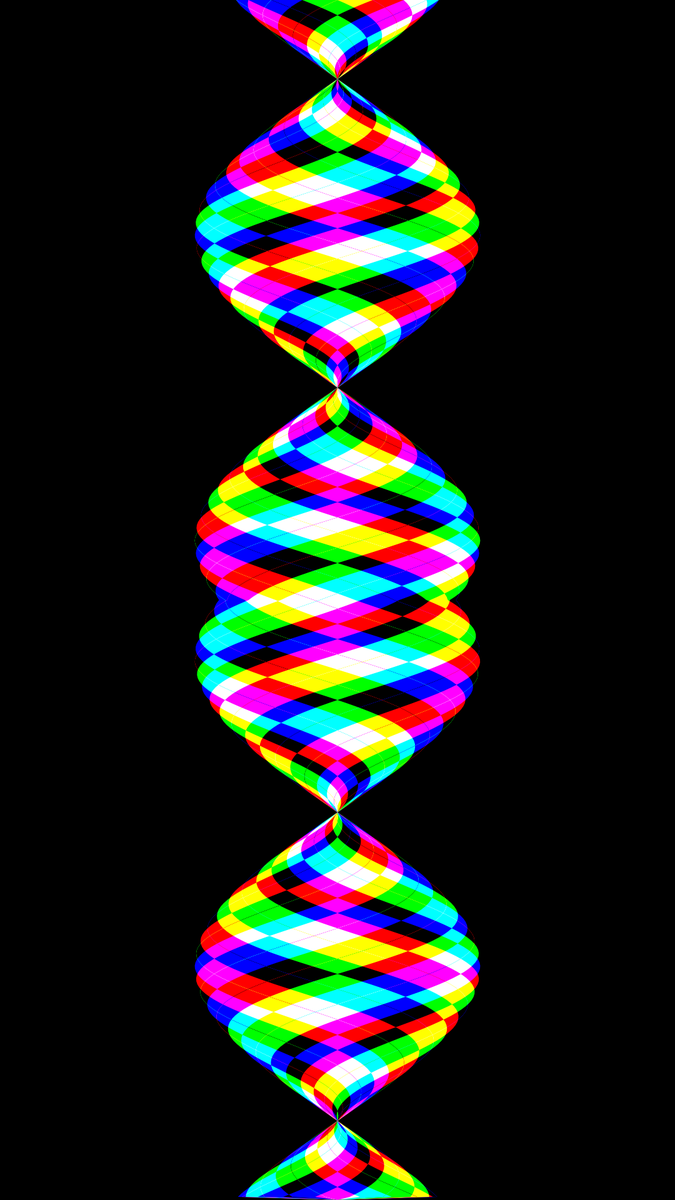
Frame 1 (no input)
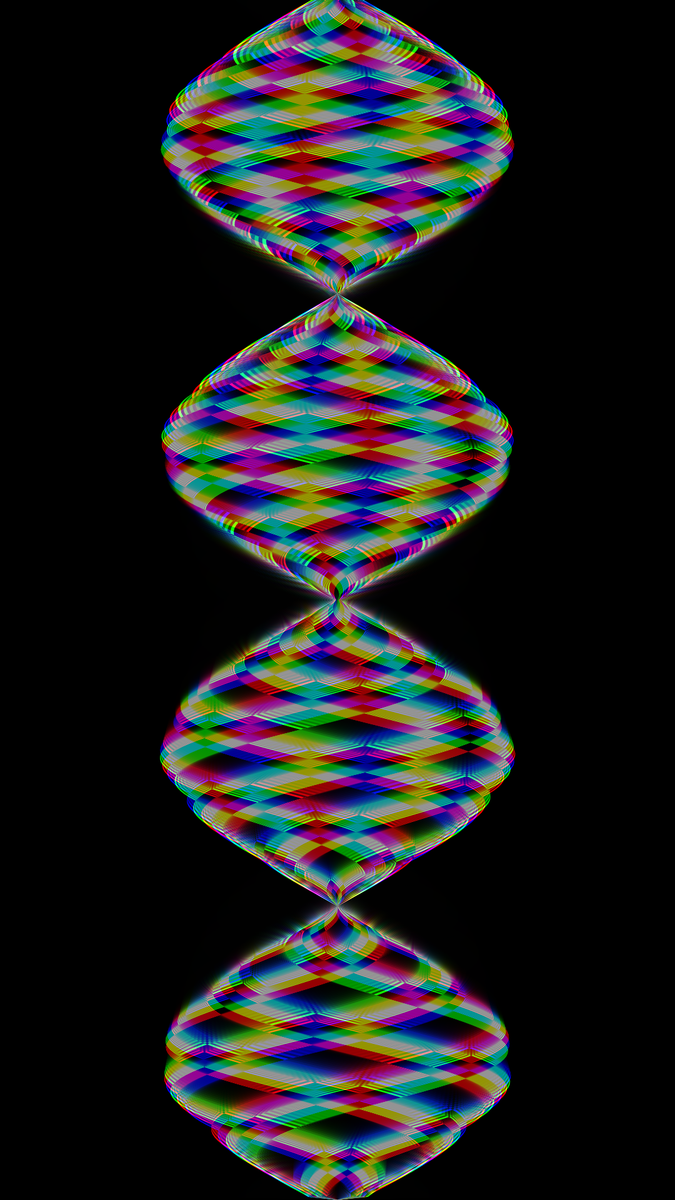
Frame 60 (no input)
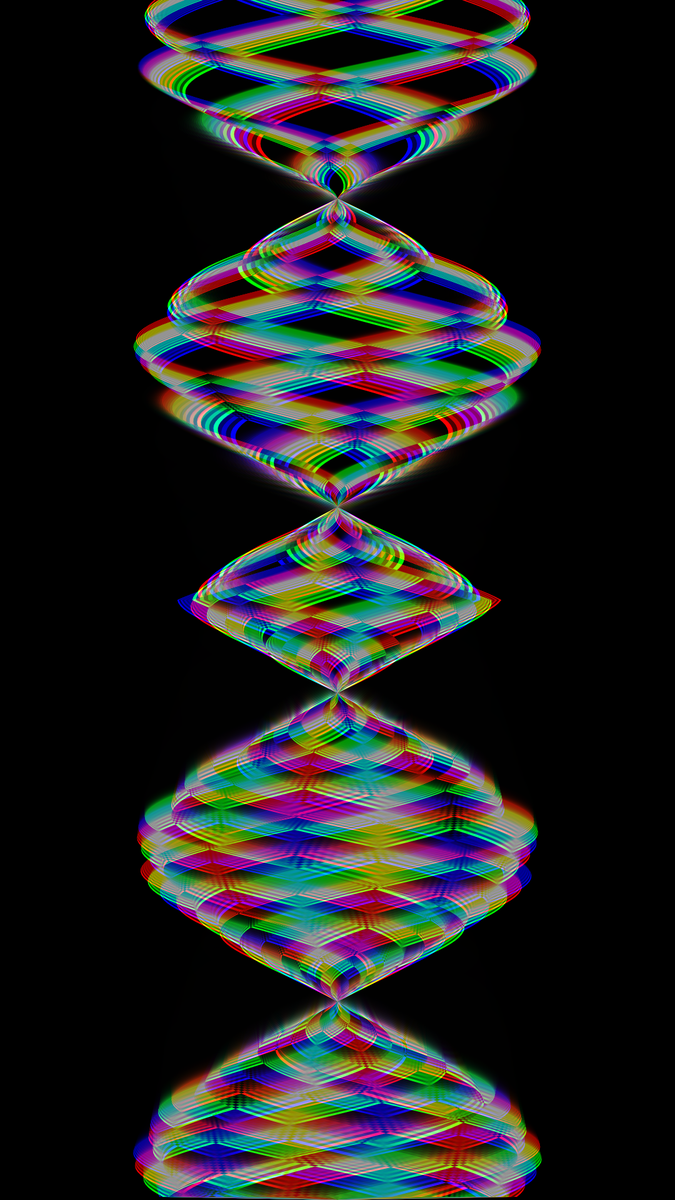
Frame 120 (the mouse pressed at the canvas centre since frame 60)

The p5.js sketch that drew these frames (run headless with seeded random() and noise() and a simulated clock; from frame 60 on, the mouse is pressed at the canvas centre):

// p5.js sketch
// ── sketch.js
function setup() {
  createCanvas(1080, 1920);
  noStroke();
  angleMode(DEGREES);
  restart();
  background(0);
}
let fc;
let RAN1;
let RAN2;
let RAN3;
let RAN4;
let RAN5;
let RAN6;
let colors;
let currentMoveMode;
let currentColorMode;
let currentBlurMode;
let w = [];

let moveModes = ["linear", "static", "sin", "slide"];
let colorModes = ["black", "white", "rgbl", "rgbd", "cmykl", "cmykd"];
let blurModes = ["off", "on"];

const INTERACTION_KEY = 53;
function keyPressed() {
  if (keyCode === INTERACTION_KEY) {
    restart();
  }
}

const restart = () => {
  w = [];
  moveModes = shuffle(moveModes);
  colorModes = shuffle(colorModes);
  blurModes = shuffle(blurModes);
  RAN1 = random(1, 5);
  RAN2 = random(10, 30);
  RAN3 = random(1, 15);
  RAN4 = random(0, 360);
  RAN5 = random(100, 400);
  RAN6 = random(0.25, 1);
  colorsRGB = [color(255, 0, 0), color(0, 255, 0), color(0, 0, 255)];
  colorsCMYK = [color(255, 0, 255), color(255, 255, 0), color(0, 255, 255)];
  loadWaves();
};
const loadWaves = () => {
  for (let i = 0; i < RAN2; i++) {
    w.push(new Wave(i * 100, i));
  }
};

function draw() {
  currentMoveMode = moveModes[0];
  currentColorMode = colorModes[0];
  currentBlurMode = blurModes[0];
  fc = frameCount + RAN4;
  blendMode(BLEND);
  let bo = currentBlurMode === "on" ? 70 : 255;
  if (["black", "cmykd", "rgbd"].includes(currentColorMode)) {
    background(0, bo);
  } else if (["white", "cmykl", "rgbl"].includes(currentColorMode)) {
    background(255, bo);
  }
  blendMode(EXCLUSION);

  for (let wave of w) {
    wave.display();
    wave.move();
  }

  if (frameCount % 5000 === 0) {
    restart();
  }
}

class Wave {
  constructor(a, i) {
    this.amp = RAN5;
    this.freq = RAN6;
    this.a = a;
    this.i = i;
  }

  display() {
    if (["rgbl", "rgbd"].includes(currentColorMode)) {
      fill(colorsRGB[this.i % 3]);
    } else if (currentColorMode === "black") {
      fill(255);
    } else if (currentColorMode === "white") {
      fill(255);
    } else if (["cmykd", "cmykl"].includes(currentColorMode)) {
      fill(colorsCMYK[this.i % 3]);
    }

    beginShape();
    vertex(width / 2, 0);
    for (let i = 0; i < height; i += 5) {
      let d = map(abs(height / 2 - i), 0, height / 2, 360, 10);

      vertex(
        width / 2 +
          sin(i * this.freq + this.a) *
            this.amp *
            sin(d + cos(fc / 100 + RAN4) * width + fc),
        i
      );
    }
    vertex(width / 2, height);
    endShape(CLOSE);
  }

  move() {
    this.freq += cos(this.i + fc) / 1000;
    if (currentMoveMode === "linear") {
      this.a -= 2;
    } else if (currentMoveMode === "sin") {
      this.a += cos(sin(fc + this.i * RAN3) * 360);
    } else if (currentMoveMode === "slide") {
      this.a -= this.i / 10;
    }
    this.amp += sin(this.i * RAN1 + fc);
  }
}
